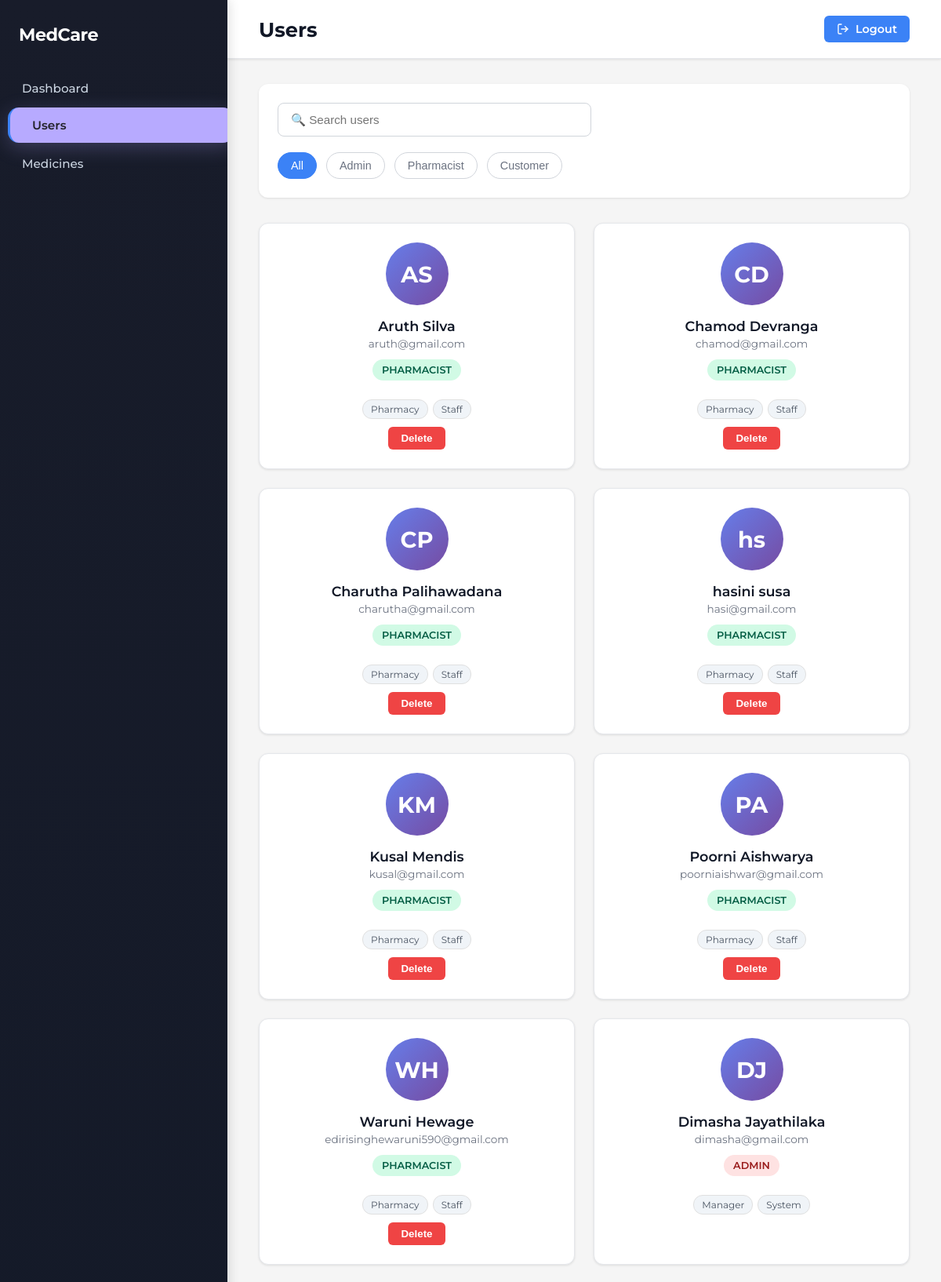
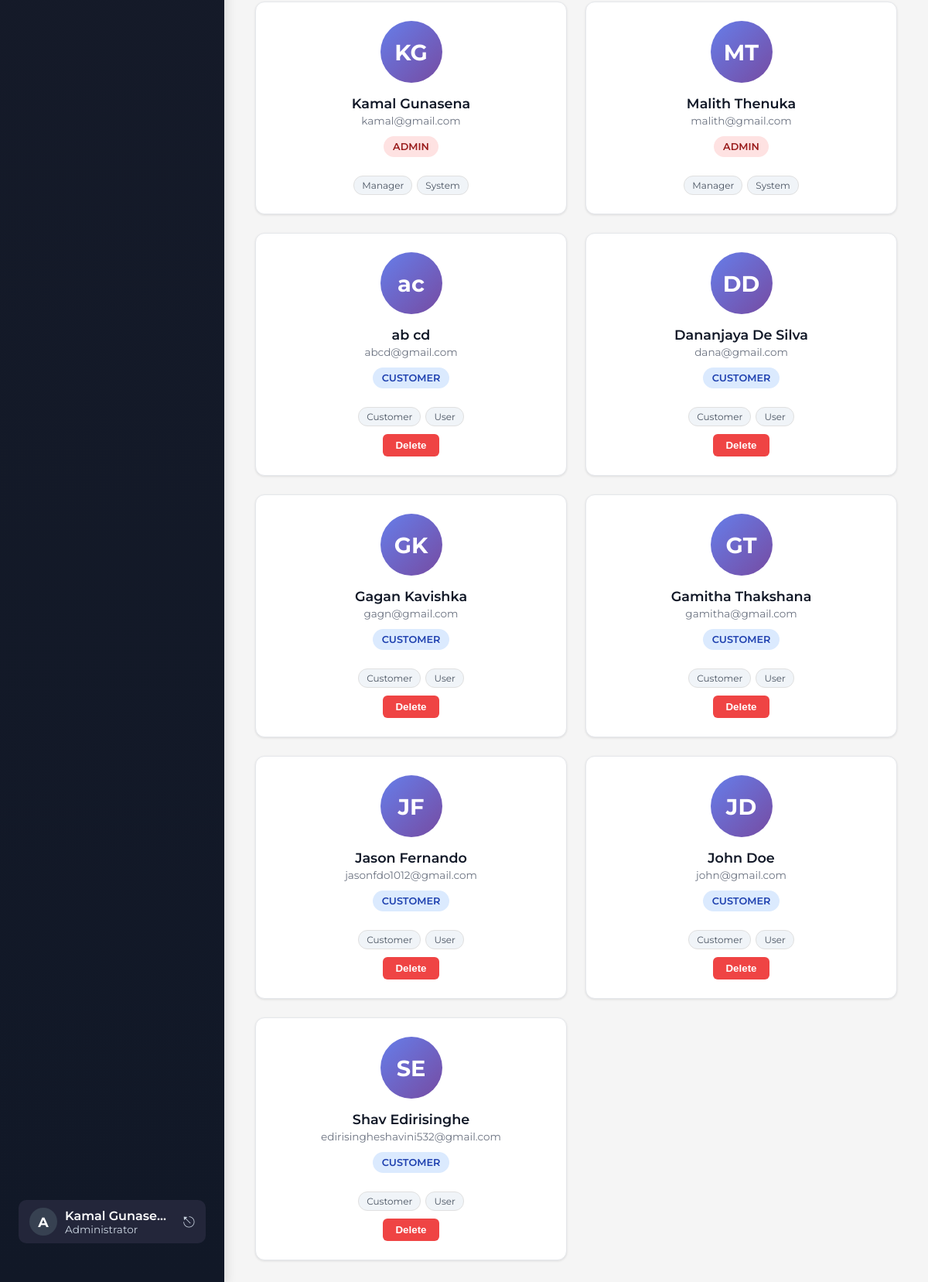
Page /manage_users.php (signed in) on the committed database (2 pictures, top to bottom).
### tables this page shows
CREATE TABLE IF NOT EXISTS `users` (
  `USER_ID` varchar(10) NOT NULL,
  `F_NAME` char(50) NOT NULL,
  `L_NAME` char(50) NOT NULL,
  `EMAIL` varchar(100) NOT NULL,
  `CONTACT_NUM` varchar(10) NOT NULL,
  `ROLE` enum('PHARMACIST','ADMIN','CUSTOMER') DEFAULT NULL,
  `PASSWORD` varchar(255) NOT NULL,
  PRIMARY KEY (`USER_ID`),
  UNIQUE KEY `EMAIL` (`EMAIL`)
);

### public/manage_users.php (the view, shortened to what this page needs)
<?php
require_once '../config/db_connect.php';
$users = $conn->query("SELECT USER_ID, F_NAME, L_NAME, EMAIL, ROLE FROM users ORDER BY ROLE, F_NAME");
?>
<!DOCTYPE html>
<html lang="en">
<head>
</head>
<body>
<div class="sidebar" style="background: linear-gradient(180deg, #181c2a 0%, #111827 100%); color: #fff; min-width: 290px; width: 290px; display: flex; flex-direction: column; align-items: stretch; justify-content: space-between; height: 100vh; position: fixed; left: 0; top: 0; box-shadow: 4px 0 12px rgba(0,0,0,0.10); overflow: hidden;">
    <div>
        <div class="sidebar-logo" style="padding: 0 24px; margin-bottom: 32px; font-size: 1.4rem; font-weight: 700; letter-spacing: -0.5px; color: #fff;">MedCare</div>
        <nav class="sidebar-nav" style="display: flex; flex-direction: column; gap: 2px;">
            <a href="dashboard_admin.php" style="display: flex; align-items: center; gap: 12px; padding: 13px 28px; border-radius: 12px; color: #cbd5e1; font-weight: 500;">Dashboard</a>
            <a href="manage_users.php" class="active" style="display: flex; align-items: center; gap: 12px; padding: 13px 28px; border-radius: 14px; background: #b7aaff; color: #23232a; font-weight: 600; margin-bottom: 2px; margin-left: 10px; margin-right: -8px; box-shadow: 0 6px 24px 0 rgba(183,170,255,0.25), 0 1.5px 8px 0 rgba(0,0,0,0.10); position: relative; z-index: 2;">Users</a>
            <a href="manage_medicines.php" style="display: flex; align-items: center; gap: 12px; padding: 13px 28px; border-radius: 12px; color: #cbd5e1; font-weight: 500;">Medicines</a>
        </nav>
    </div>
    <div style="padding: 0 24px 24px 24px;">
        <div style="display: flex; align-items: center; gap: 10px; background: #23263a; border-radius: 10px; padding: 10px 14px;">
            <div style="width: 36px; height: 36px; border-radius: 50%; background: #374151; display: flex; align-items: center; justify-content: center; font-size: 1.1em; font-weight: 700; color: #fff;">A</div>
            <div style="flex:1; min-width:0;">
                <div style="font-size: 1em; font-weight: 600; color: #fff; white-space:nowrap; overflow:hidden; text-overflow:ellipsis;">
                    <?php echo htmlspecialchars($_SESSION['f_name'] . ' ' . ($_SESSION['l_name'] ?? '')); ?>
                </div>
                <div style="font-size: 0.85em; color: #cbd5e1;">Administrator</div>
            </div>
            <a href="logout.php" style="color: #cbd5e1; font-size: 1.2em; text-decoration: none; margin-left: 8px;">⎋</a>
        </div>
    </div>
</div>
<div class="main-content" style="margin-left: 290px;">
    <div class="header-bar">
        <h1>Users</h1>
        <a href="logout.php" style="display: flex; align-items: center; gap: 8px; color: white; background: #3B82F6; text-decoration: none; font-weight: 600; padding: 8px 16px; border-radius: 6px; transition: all 0.3s; font-size: 0.9rem;" onmouseover="this.style.background='#2563EB';" onmouseout="this.style.background='#3B82F6';">
            <svg width="16" height="16" viewBox="0 0 24 24" fill="none" stroke="currentColor" stroke-width="2" stroke-linecap="round" stroke-linejoin="round">
                <path d="M9 21H5a2 2 0 0 1-2-2V5a2 2 0 0 1 2-2h4"></path>
                <polyline points="16 17 21 12 16 7"></polyline>
                <line x1="21" y1="12" x2="9" y2="12"></line>
            </svg>
            Logout
        </a>
    </div>
    <div class="content">
        <div class="search-filters">
            <div class="search-box-wrapper">
                <input type="text" class="search-box" placeholder="🔍 Search users" id="searchInput">
            </div>
            <div class="filter-tabs">
                <button class="filter-tab active" data-filter="all">All</button>
                <button class="filter-tab" data-filter="admin">Admin</button>
                <button class="filter-tab" data-filter="pharmacist">Pharmacist</button>
                <button class="filter-tab" data-filter="customer">Customer</button>
            </div>
        </div>
        <div class="users-grid" id="usersGrid">
            <?php
            if ($users && $users->num_rows > 0) {
                while ($user = $users->fetch_assoc()) {
                    $initials = substr($user['F_NAME'], 0, 1) . substr($user['L_NAME'], 0, 1);
                    $role_lower = strtolower($user['ROLE']);
                    $role_class = 'role-' . $role_lower;
                    $tags = $role_lower === 'admin' ? ['Manager', 'System'] : ($role_lower === 'pharmacist' ? ['Pharmacy', 'Staff'] : ['Customer', 'User']);
                    echo "
                    <div class='user-card' data-role='" . $role_lower . "'>
                        <div class='user-avatar'>$initials</div>
                        <div class='user-name'>" . htmlspecialchars($user['F_NAME'] . ' ' . $user['L_NAME']) . "</div>
                        <div class='user-email'>" . htmlspecialchars($user['EMAIL']) . "</div>
                        <div class='user-role $role_class'>" . htmlspecialchars($user['ROLE']) . "</div>
                        <div class='user-tags'>
                            " . implode('', array_map(fn($tag) => "<span class='tag'>$tag</span>", $tags)) . "
                        </div>";
                    if ($role_lower === 'pharmacist' || $role_lower === 'customer') {
                        echo "<form method='get' action='delete_user.php' onsubmit=\"return confirm('Are you sure you want to delete this user?');\" style='margin-top:10px;'><input type='hidden' name='id' value='" . htmlspecialchars($user['USER_ID']) . "'><input type='hidden' name='delete' value='1'><button type='submit' style='background:#ef4444;color:#fff;border:none;padding:7px 16px;border-radius:6px;cursor:pointer;font-weight:600;'>Delete</button></form>";
                    }
                    echo "</div>";
                }
            }
            ?>
        </div>
    </div>
</div>
</body>
</html>

### public/manage_users.php (style rules this page uses)
* { margin: 0; padding: 0; box-sizing: border-box; }
body { font-family: 'Montserrat', sans-serif; background: #f5f5f5; display: flex; height: 100vh; }
.sidebar { width: 240px; background: linear-gradient(180deg, #1F2937 0%, #111827 100%); color: white; padding: 30px 0; position: fixed; height: 100vh; overflow-y: auto; box-shadow: 4px 0 12px rgba(0,0,0,0.1); }
.sidebar-logo { padding: 0 24px; margin-bottom: 32px; font-size: 1.4rem; font-weight: 700; }
.sidebar-nav { display: flex; flex-direction: column; }
.sidebar-nav a { display: flex; align-items: center; padding: 12px 24px; text-decoration: none; color: #9CA3AF; font-size: 0.95rem; font-weight: 500; transition: all 0.2s; }
.sidebar-nav a.active { background: rgba(59,130,246,0.1); color: #3B82F6; border-left: 3px solid #3B82F6; padding-left: 21px; }
.main-content { margin-left: 240px; flex: 1; display: flex; flex-direction: column; }
.header-bar { background: white; padding: 20px 40px; display: flex; justify-content: space-between; align-items: center; box-shadow: 0 1px 3px rgba(0,0,0,0.1); border-bottom: 1px solid #e5e7eb; }
.header-bar h1 { font-size: 1.6rem; color: #111827; }
.content { flex: 1; overflow-y: auto; padding: 32px 40px; }
.search-filters { background: white; padding: 24px; border-radius: 12px; margin-bottom: 32px; box-shadow: 0 1px 3px rgba(0,0,0,0.1); }
.search-box-wrapper { margin-bottom: 20px; }
.search-box { width: 100%; max-width: 400px; padding: 12px 16px; border: 1px solid #d1d5db; border-radius: 8px; font-size: 0.95rem; }
.filter-tabs { display: flex; gap: 12px; flex-wrap: wrap; }
.filter-tab { padding: 8px 16px; border: 1px solid #d1d5db; background: white; border-radius: 20px; cursor: pointer; font-size: 0.9rem; transition: all 0.2s; color: #6B7280; font-weight: 500; }
.filter-tab.active { background: #3B82F6; color: white; border-color: #3B82F6; }
.users-grid { display: grid; grid-template-columns: repeat(auto-fill, minmax(280px, 1fr)); gap: 24px; }
.user-card { background: white; border-radius: 12px; padding: 24px; box-shadow: 0 1px 3px rgba(0,0,0,0.1); border: 1px solid #e5e7eb; transition: all 0.3s; text-align: center; }
.user-avatar { width: 80px; height: 80px; border-radius: 50%; margin: 0 auto 16px; background: linear-gradient(135deg, #667eea 0%, #764ba2 100%); display: flex; align-items: center; justify-content: center; color: white; font-size: 1.8rem; font-weight: 700; }
.user-name { font-size: 1.1rem; font-weight: 600; color: #111827; margin-bottom: 4px; }
.user-email { font-size: 0.85rem; color: #6B7280; margin-bottom: 12px; }
.user-role { display: inline-block; padding: 6px 12px; border-radius: 20px; font-size: 0.8rem; font-weight: 600; text-transform: uppercase; margin-bottom: 12px; }
.role-admin { background: #FEE2E2; color: #991B1B; }
.role-pharmacist { background: #D1FAE5; color: #065F46; }
.role-customer { background: #DBEAFE; color: #1E40AF; }
.user-tags { display: flex; flex-wrap: wrap; gap: 6px; justify-content: center; margin-top: 12px; }
.tag { font-size: 0.75rem; padding: 4px 10px; border-radius: 12px; background: #f0f4f8; color: #4B5563; border: 1px solid #e0e0e0; }

### rows in the picture
users: initials "AS", F_NAME+L_NAME "Aruth Silva", EMAIL "aruth@gmail.com", ROLE "PHARMACIST", ROLE "Pharmacy Staff"
users: initials "CD", F_NAME+L_NAME "Chamod Devranga", EMAIL "chamod@gmail.com", ROLE "PHARMACIST", ROLE "Pharmacy Staff"
users: initials "CP", F_NAME+L_NAME "Charutha Palihawadana", EMAIL "charutha@gmail.com", ROLE "PHARMACIST", ROLE "Pharmacy Staff"
users: initials "hs", F_NAME+L_NAME "hasini susa", EMAIL "hasi@gmail.com", ROLE "PHARMACIST", ROLE "Pharmacy Staff"
users: initials "KM", F_NAME+L_NAME "Kusal Mendis", EMAIL "kusal@gmail.com", ROLE "PHARMACIST", ROLE "Pharmacy Staff"
users: initials "PA", F_NAME+L_NAME "Poorni Aishwarya", EMAIL "poorniaishwar@gmail.com", ROLE "PHARMACIST", ROLE "Pharmacy Staff"
users: initials "WH", F_NAME+L_NAME "Waruni Hewage", EMAIL "edirisinghewaruni590@gmail.com", ROLE "PHARMACIST", ROLE "Pharmacy Staff"
users: initials "DJ", F_NAME+L_NAME "Dimasha Jayathilaka", EMAIL "dimasha@gmail.com", ROLE "ADMIN", ROLE "Manager System"
users: initials "KG", F_NAME+L_NAME "Kamal Gunasena", EMAIL "kamal@gmail.com", ROLE "ADMIN", ROLE "Manager System"
users: initials "MT", F_NAME+L_NAME "Malith Thenuka", EMAIL "malith@gmail.com", ROLE "ADMIN", ROLE "Manager System"
users: initials "ac", F_NAME+L_NAME "ab cd", EMAIL "abcd@gmail.com", ROLE "CUSTOMER", ROLE "Customer User"
users: initials "DD", F_NAME+L_NAME "Dananjaya De Silva", EMAIL "dana@gmail.com", ROLE "CUSTOMER", ROLE "Customer User"
users: initials "GK", F_NAME+L_NAME "Gagan Kavishka", EMAIL "gagn@gmail.com", ROLE "CUSTOMER", ROLE "Customer User"
users: initials "GT", F_NAME+L_NAME "Gamitha Thakshana", EMAIL "gamitha@gmail.com", ROLE "CUSTOMER", ROLE "Customer User"
users: initials "JF", F_NAME+L_NAME "Jason Fernando", EMAIL "jasonfdo1012@gmail.com", ROLE "CUSTOMER", ROLE "Customer User"
users: initials "JD", F_NAME+L_NAME "John Doe", EMAIL "john@gmail.com", ROLE "CUSTOMER", ROLE "Customer User"
users: initials "SE", F_NAME+L_NAME "Shav Edirisinghe", EMAIL "edirisingheshavini532@gmail.com", ROLE "CUSTOMER", ROLE "Customer User"

### other values in the picture
$_SESSION['f_name'] . ' ' . ($_SESSION['l_name'] ?? '') "Kamal Gunase…"
